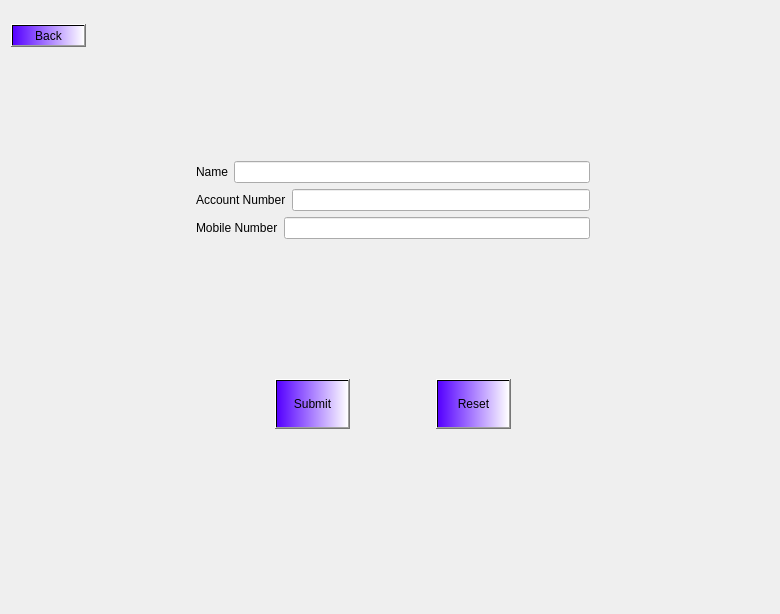
<?xml version="1.0" encoding="UTF-8"?>
<ui version="4.0">
 <class>BlockCustomer</class>
 <widget class="QDialog" name="BlockCustomer">
  <property name="geometry">
   <rect>
    <x>0</x>
    <y>0</y>
    <width>780</width>
    <height>614</height>
   </rect>
  </property>
  <property name="windowTitle">
   <string>Block Customer Account</string>
  </property>
  <layout class="QGridLayout" name="gridLayout">
   <item row="0" column="0" colspan="2">
    <widget class="QPushButton" name="pushButton_back">
     <property name="sizePolicy">
      <sizepolicy hsizetype="Fixed" vsizetype="Fixed">
       <horstretch>0</horstretch>
       <verstretch>0</verstretch>
      </sizepolicy>
     </property>
     <property name="styleSheet">
      <string notr="true">background-color: qlineargradient(spread:pad, x1:0, y1:0, x2:1, y2:0, stop:0 rgba(85, 0, 255, 255), stop:1 rgba(255, 255, 255, 255));
color: rgb(0, 0, 0);
font: 11pt &quot;Times New Roman&quot;;</string>
     </property>
     <property name="text">
      <string>Back</string>
     </property>
    </widget>
   </item>
   <item row="0" column="2">
    <spacer name="horizontalSpacer_4">
     <property name="orientation">
      <enum>Qt::Horizontal</enum>
     </property>
     <property name="sizeType">
      <enum>QSizePolicy::Fixed</enum>
     </property>
     <property name="sizeHint" stdset="0">
      <size>
       <width>388</width>
       <height>50</height>
      </size>
     </property>
    </spacer>
   </item>
   <item row="1" column="0">
    <spacer name="horizontalSpacer_5">
     <property name="orientation">
      <enum>Qt::Horizontal</enum>
     </property>
     <property name="sizeType">
      <enum>QSizePolicy::Expanding</enum>
     </property>
     <property name="sizeHint" stdset="0">
      <size>
       <width>50</width>
       <height>100</height>
      </size>
     </property>
    </spacer>
   </item>
   <item row="1" column="1" rowspan="2" colspan="2">
    <layout class="QVBoxLayout" name="verticalLayout_3">
     <item>
      <layout class="QVBoxLayout" name="verticalLayout_4">
       <item>
        <layout class="QHBoxLayout" name="horizontalLayout_5">
         <item>
          <widget class="QLabel" name="label_4">
           <property name="text">
            <string>Name</string>
           </property>
           <property name="buddy">
            <cstring>lineEdit_name</cstring>
           </property>
          </widget>
         </item>
         <item>
          <widget class="QLineEdit" name="lineEdit_name_2"/>
         </item>
        </layout>
       </item>
       <item>
        <layout class="QHBoxLayout" name="horizontalLayout_6">
         <item>
          <widget class="QLabel" name="label_5">
           <property name="text">
            <string>Account Number</string>
           </property>
           <property name="buddy">
            <cstring>lineEdit_acc</cstring>
           </property>
          </widget>
         </item>
         <item>
          <widget class="QLineEdit" name="lineEdit_acc_2"/>
         </item>
        </layout>
       </item>
       <item>
        <layout class="QHBoxLayout" name="horizontalLayout_7">
         <item>
          <widget class="QLabel" name="label_6">
           <property name="text">
            <string>Mobile Number</string>
           </property>
           <property name="buddy">
            <cstring>lineEdit_mob</cstring>
           </property>
          </widget>
         </item>
         <item>
          <widget class="QLineEdit" name="lineEdit_mob_2"/>
         </item>
        </layout>
       </item>
      </layout>
     </item>
     <item>
      <spacer name="verticalSpacer_3">
       <property name="orientation">
        <enum>Qt::Vertical</enum>
       </property>
       <property name="sizeType">
        <enum>QSizePolicy::Fixed</enum>
       </property>
       <property name="sizeHint" stdset="0">
        <size>
         <width>20</width>
         <height>40</height>
        </size>
       </property>
      </spacer>
     </item>
     <item>
      <layout class="QHBoxLayout" name="horizontalLayout_8">
       <item>
        <spacer name="horizontalSpacer_7">
         <property name="orientation">
          <enum>Qt::Horizontal</enum>
         </property>
         <property name="sizeHint" stdset="0">
          <size>
           <width>40</width>
           <height>50</height>
          </size>
         </property>
        </spacer>
       </item>
       <item>
        <widget class="QPushButton" name="pushButton_submit_2">
         <property name="sizePolicy">
          <sizepolicy hsizetype="Minimum" vsizetype="Fixed">
           <horstretch>0</horstretch>
           <verstretch>0</verstretch>
          </sizepolicy>
         </property>
         <property name="minimumSize">
          <size>
           <width>0</width>
           <height>50</height>
          </size>
         </property>
         <property name="styleSheet">
          <string notr="true">background-color: qlineargradient(spread:pad, x1:0, y1:0, x2:1, y2:0, stop:0 rgba(85, 0, 255, 255), stop:1 rgba(255, 255, 255, 255));
color: rgb(0, 0, 0);
font: 11pt &quot;Times New Roman&quot;;</string>
         </property>
         <property name="text">
          <string>Submit</string>
         </property>
        </widget>
       </item>
       <item>
        <spacer name="horizontalSpacer_8">
         <property name="orientation">
          <enum>Qt::Horizontal</enum>
         </property>
         <property name="sizeHint" stdset="0">
          <size>
           <width>40</width>
           <height>50</height>
          </size>
         </property>
        </spacer>
       </item>
       <item>
        <widget class="QPushButton" name="pushButton_reset_2">
         <property name="minimumSize">
          <size>
           <width>0</width>
           <height>50</height>
          </size>
         </property>
         <property name="styleSheet">
          <string notr="true">background-color: qlineargradient(spread:pad, x1:0, y1:0, x2:1, y2:0, stop:0 rgba(85, 0, 255, 255), stop:1 rgba(255, 255, 255, 255));
color: rgb(0, 0, 0);
font: 11pt &quot;Times New Roman&quot;;</string>
         </property>
         <property name="text">
          <string>Reset</string>
         </property>
        </widget>
       </item>
       <item>
        <spacer name="horizontalSpacer_9">
         <property name="orientation">
          <enum>Qt::Horizontal</enum>
         </property>
         <property name="sizeHint" stdset="0">
          <size>
           <width>40</width>
           <height>20</height>
          </size>
         </property>
        </spacer>
       </item>
      </layout>
     </item>
    </layout>
   </item>
   <item row="2" column="3">
    <spacer name="horizontalSpacer_6">
     <property name="orientation">
      <enum>Qt::Horizontal</enum>
     </property>
     <property name="sizeHint" stdset="0">
      <size>
       <width>95</width>
       <height>20</height>
      </size>
     </property>
    </spacer>
   </item>
   <item row="3" column="2">
    <spacer name="verticalSpacer_2">
     <property name="orientation">
      <enum>Qt::Vertical</enum>
     </property>
     <property name="sizeType">
      <enum>QSizePolicy::Fixed</enum>
     </property>
     <property name="sizeHint" stdset="0">
      <size>
       <width>20</width>
       <height>80</height>
      </size>
     </property>
    </spacer>
   </item>
  </layout>
 </widget>
 <resources/>
 <connections>
  <connection>
   <sender>pushButton_reset_2</sender>
   <signal>clicked()</signal>
   <receiver>lineEdit_acc_2</receiver>
   <slot>clear()</slot>
   <hints>
    <hint type="sourcelabel">
     <x>390</x>
     <y>336</y>
    </hint>
    <hint type="destinationlabel">
     <x>366</x>
     <y>139</y>
    </hint>
   </hints>
  </connection>
  <connection>
   <sender>pushButton_reset_2</sender>
   <signal>clicked()</signal>
   <receiver>lineEdit_mob_2</receiver>
   <slot>clear()</slot>
   <hints>
    <hint type="sourcelabel">
     <x>390</x>
     <y>336</y>
    </hint>
    <hint type="destinationlabel">
     <x>363</x>
     <y>189</y>
    </hint>
   </hints>
  </connection>
  <connection>
   <sender>pushButton_reset_2</sender>
   <signal>clicked()</signal>
   <receiver>lineEdit_name_2</receiver>
   <slot>clear()</slot>
   <hints>
    <hint type="sourcelabel">
     <x>390</x>
     <y>336</y>
    </hint>
    <hint type="destinationlabel">
     <x>330</x>
     <y>90</y>
    </hint>
   </hints>
  </connection>
 </connections>
</ui>
